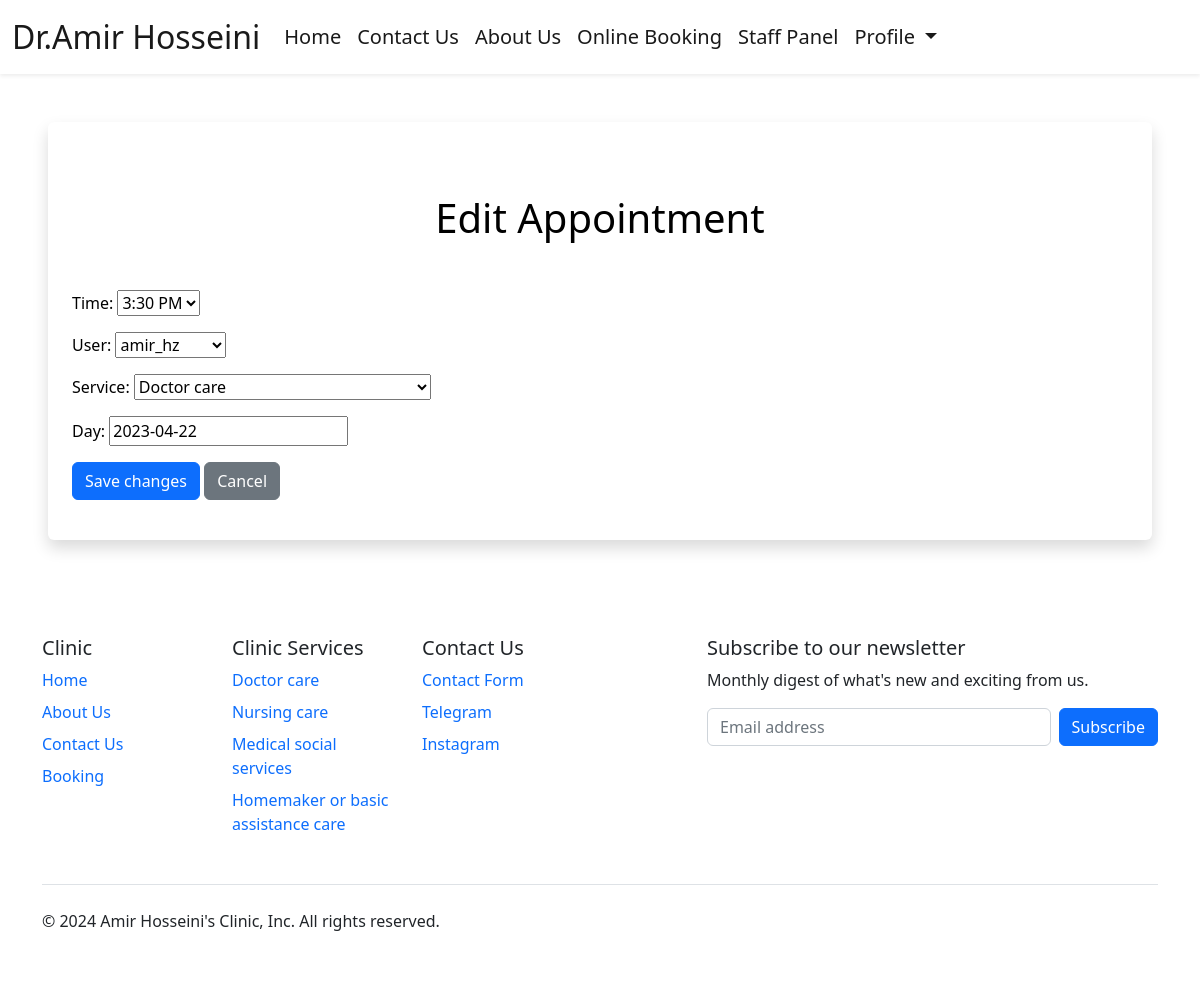
The app's page /edit_appointment/17/ (signed in) with its own data.
### booking/models.py (models this page shows, shortened)
class Appointment(models.Model):
    user = models.ForeignKey(User, on_delete=models.CASCADE, null=True, blank=True)
    service = models.CharField(max_length=50, choices=SERVICE_CHOICES, default="Doctor care")
    doctor = models.CharField(max_length=255, default="Unknown")
    day = models.DateField(default=datetime.now)
    time = models.CharField(max_length=10, choices=TIME_CHOICES, default="3 PM")
    time_ordered = models.DateTimeField(default=datetime.now, blank=True)

### booking/views.py (the view)
# urls.py: path('edit_appointment/<int:appointment_id>/', views.edit_appointment, name='edit_appointment'),
def edit_appointment(request, appointment_id):
    if not request.user.is_staff:
        return HttpResponseForbidden("You are not authorized to edit this appointment.")
    appointment = get_object_or_404(Appointment, id=appointment_id)
    if request.method == 'POST':
        form = AppointmentForm(request.POST, instance=appointment)
        if form.is_valid():
            form.save()
            return redirect('staffPanel')
    else:
        form = AppointmentForm(instance=appointment)
    return render(request, 'edit_appointment.html', {'form': form})

### booking/forms.py
class AppointmentForm(forms.ModelForm):
    class Meta:
        model = Appointment
        fields = ['time', 'user', 'service', 'day']

### booking/templates/edit_appointment.html (shortened to what this page needs)
{% extends 'layout.html' %}
{% load static %}
{% block body %}
{% if user.is_authenticated and user.is_staff %}
<div class="shadow p-4 mb-5 bg-body bg-body rounded text-black  m-5">
    <h1 class="text-center mt-5 mb-5">Edit Appointment</h1>
    <form method="post">
        {{ form.as_p }}
        <button type="submit" class="btn btn-primary">Save changes</button>
        <a href="{% url 'staffPanel' %}" class="btn btn-secondary">Cancel</a>
    </form>
</div>
{% else %}
<div class="shadow p-4 mb-5 bg-body bg-body rounded text-black  m-5">
  <h1 class="p-2  me-3">You are not admin</h1>
  <a href="{% url 'login' %}" class="btn btn-primary text-white">Sign in</a>
</div>
{% endif %}
{% endblock %}

### records on screen
Appointment: time "3:30 PM", user "amir_hz", service "Doctor care", day "2023-04-22"
